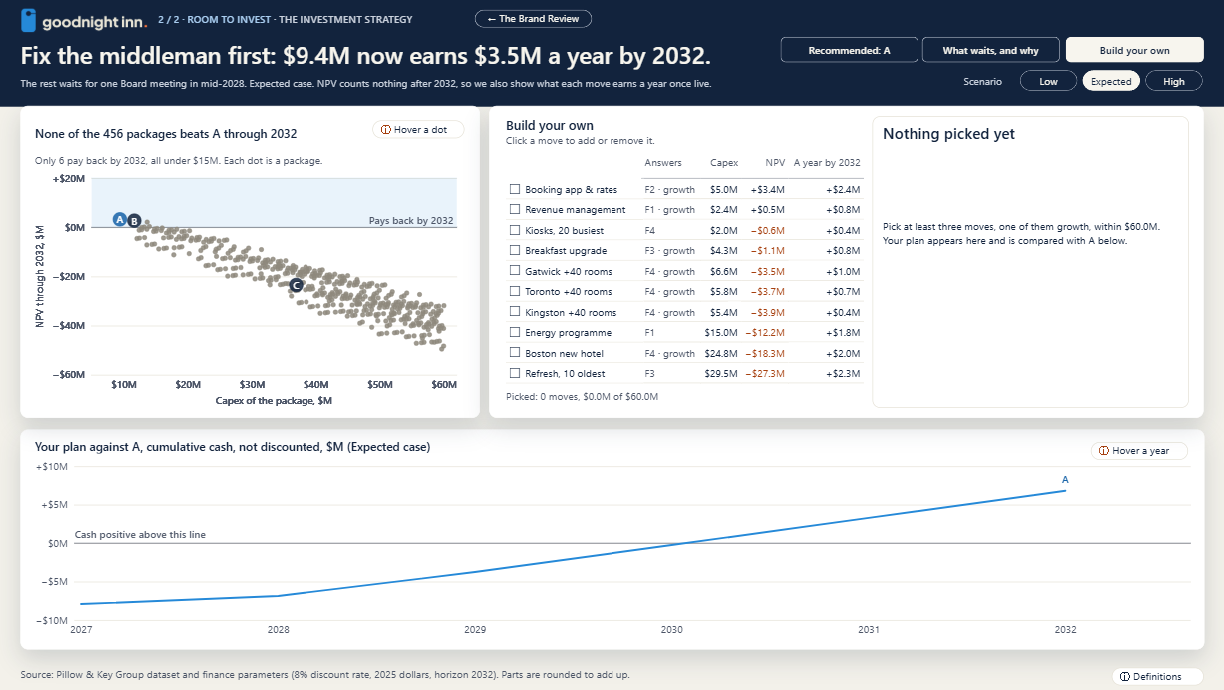
#> input picture project/deliverables/fix-publish7-visual-fixes/1366/build-00-nothing-picked.png, 1224 x 690 px
$ python plan_measure.py ../../../deliverables/fix-publish7-visual-fixes/1366/build-00-nothing-picked.png
#> lines starting #> are read from the running program, lines starting #| are printed output that depends on the picture; after the words box and inside, x2 and y2 are one past the last pixel; in counts of white or black regions, pixels touching at a corner belong together
"""The plan chart of Recommended in a stitched strip render, in page px (review round 2, step C of doc 25).

  python plan_measure.py <rec_<case>.png>      the stitched render of step9/round.py shoot, at its own resolution

Prints where the six year labels stand, where the gate line and the emphasised line run, how far the gridlines reach,
and the ink box of each end label card. Read against opzet_report.py: PLAN_END_X (the last year), PLAN_CUM_W (171 px a
year), PLAN_END_GAP (label clear of the gridlines' ends). A strip render snaps a chart by up to 2 px (step 9), so y
readings settle nothing finer than that; the typed ticks and the label heights hang on the published capture
(PLAN_TICK_ZERO_Y).
"""
import sys

import numpy as np
from PIL import Image

im = Image.open(sys.argv[1]).convert("RGB")
#> im is the input picture: PIL image 1224x690 RGB; mean R, G, B 213.7, 216.5, 220.1
s = im.width / 1920
a = np.asarray(im).astype(int)


def near(hexv, tol):
#> called with hexv = '#4B5466', tol = 120
    r, g, b = (int(hexv[i:i + 2], 16) for i in (1, 3, 5))
    return (abs(a[..., 0] - r) + abs(a[..., 1] - g) + abs(a[..., 2] - b)) < tol
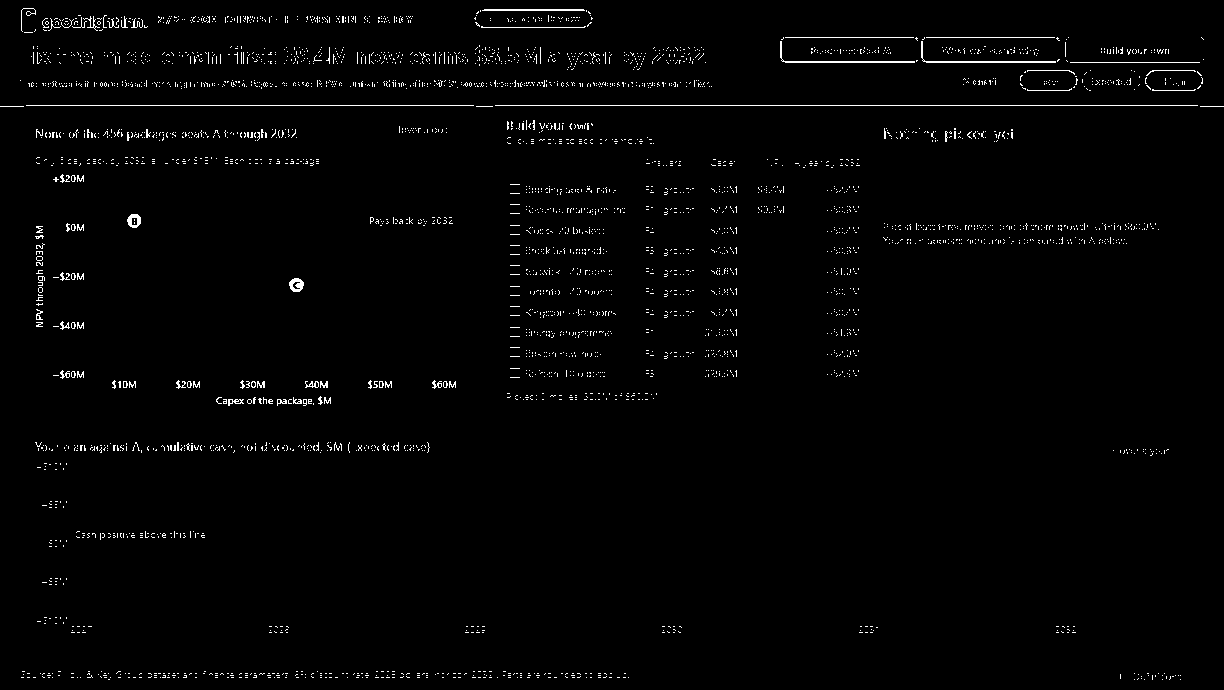
#> returned value: shape (690, 1224) bool; 1.6% white in thin lines or dots


def span(mask, x0, x1, y0, y1):
    sub = mask[round(y0 * s):round(y1 * s), round(x0 * s):round(x1 * s)]
    ys, xs = np.where(sub.any(axis=1))[0], np.where(sub.any(axis=0))[0]
    if not len(ys):
        return None
    return tuple(round(float(v), 1) for v in (x0 + xs.min() / s, x0 + (xs.max() + 1) / s, y0 + ys.min() / s, y0 + (ys.max() + 1) / s))


dusk, night, blue, hair, deep = near("#4B5466", 120), near("#12233D", 60), near("#2589D8", 50), near("#E3DFD3", 20), near("#1763A8", 80)
#> call 4 of near, with hexv = '#E3DFD3', tol = 20
#> in near (call 4), `r, g, b = (int(hexv[i:i + 2], 16) for i in (1, 3, 5))`: r = 227; g = 223; b = 211
#> in near (call 4), `return (abs(a[..., 0] - r) + abs(a[..., 1] - g) + abs(a[..., 2] - b)) ..`:
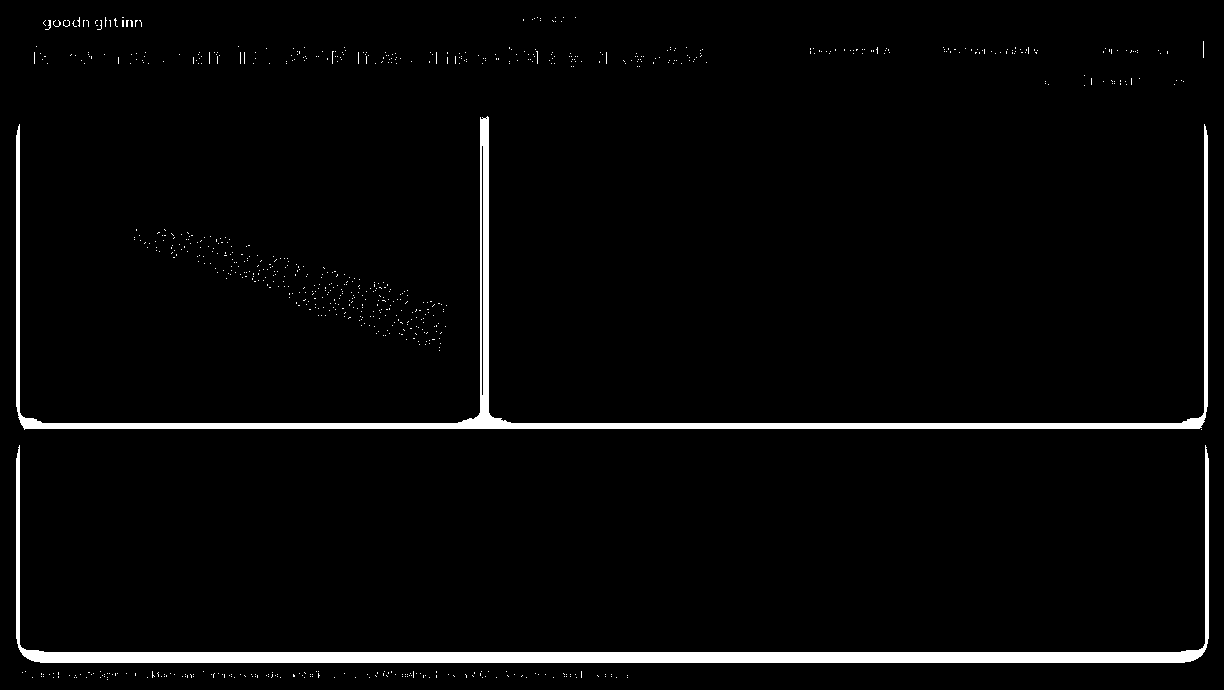
#> returned value: shape (690, 1224) bool; 3.3% white; 820 white regions (816 under 20 px), largest, box (x1, y1, x2, y2) and area: (16, 445, 1209, 663) 14547, (16, 116, 1208, 430) 12251, (45, 20, 51, 30) 22, (53, 20, 61, 27) 20
#> in near (call 5), `r, g, b = (int(hexv[i:i + 2], 16) for i in (1, 3, 5))`: r = 23; g = 99; b = 168
#> in near (call 5), `return (abs(a[..., 0] - r) + abs(a[..., 1] - g) + abs(a[..., 2] - b)) ..`:
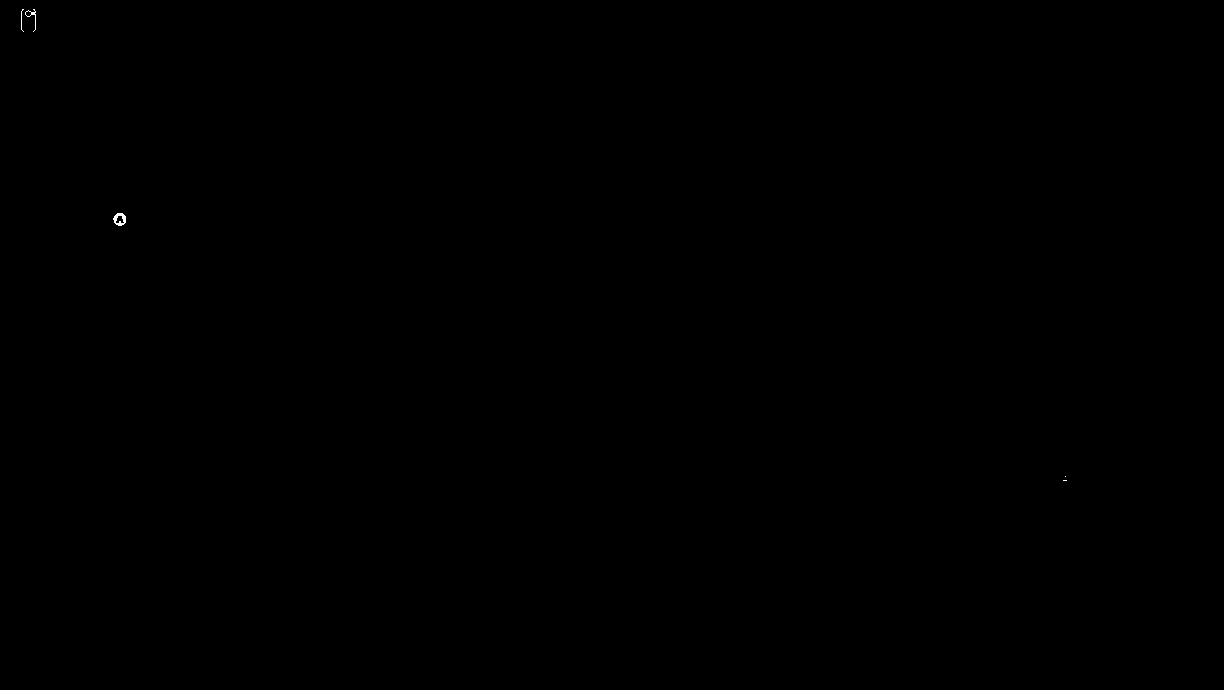
#> returned value: shape (690, 1224) bool; 0.02% white in thin lines or dots, all inside (x1, y1, x2, y2) = (21, 9, 1067, 481)
for yr, cx in zip(range(2027, 2033), [864 + i * 171 for i in range(6)]):
    sp = span(dusk, cx - 30, cx + 30, 953, 972)
    print(yr, "tick label", sp, "centre", None if not sp else round((sp[0] + sp[1]) / 2, 1))
#> this loop made 6 passes
#| 2027 tick label None centre None
#| 2028 tick label None centre None
#| 2029 tick label None centre None
#| 2030 tick label None centre None
#| 2031 tick label None centre None
#> (further printed lines are left out)
print("gate line                  ", span(night, 1100, 1126, 880, 900))
#| gate line                   None
print("emphasised line (x0 x1 y0 y1)", span(blue, 850, 1724, 836, 952))
#> in span (call 8), `sub = mask[round(y0 * s):round(y1 * s), round(x0 * s):round(x1 * s)]`:
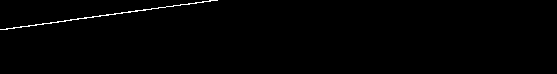
#> sub: shape (74, 557) bool; 0.67% white in thin lines or dots, all inside (x1, y1, x2, y2) = (0, 0, 218, 30)
#> in span (call 8), `ys, xs = np.where(sub.any(axis=1))[0], np.where(sub.any(axis=0))[0]`: ys = 30 values from 0 to 29; xs = 218 values from 0 to 217
#| emphasised line (x0 x1 y0 y1) (850.0, 1192.0, 836.0, 883.1)
print("gridline at +$10M          ", span(hair, 850, 1760, 876, 882))
#| gridline at +$10M           None
print("zero line                  ", span(near("#4B5466", 40), 850, 1760, 911, 917))
#> in near (call 6), `return (abs(a[..., 0] - r) + abs(a[..., 1] - g) + abs(a[..., 2] - b)) ..`:
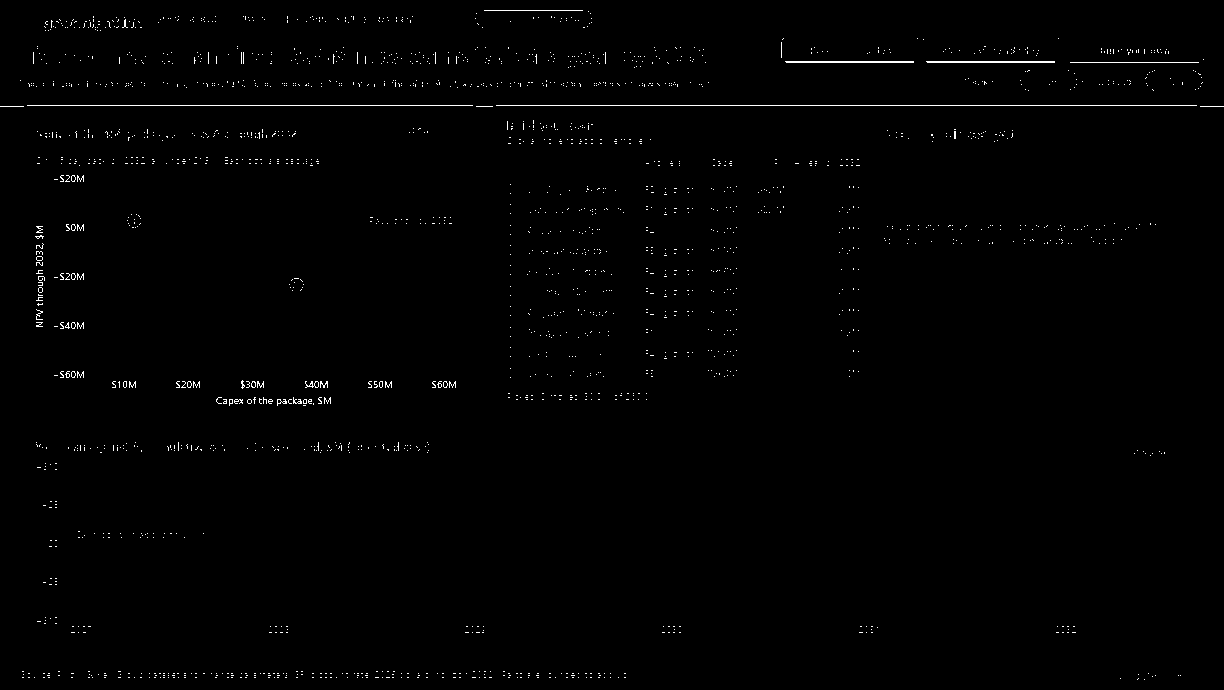
#> returned value: shape (690, 1224) bool; 0.77% white in thin lines or dots
for name, (y0, y1) in {"High": (836, 864), "Expected": (878, 908), "Low": (917, 946)}.items():
    print(f"end label {name:9}", span(dusk | deep, 1726, 1880, y0, y1))
#> this loop made 3 passes
#| end label High      None
#| end label Expected  None
#| end label Low       None

$ run again, on project/deliverables/fix-publish7-visual-fixes/1366/build-08-moves.png
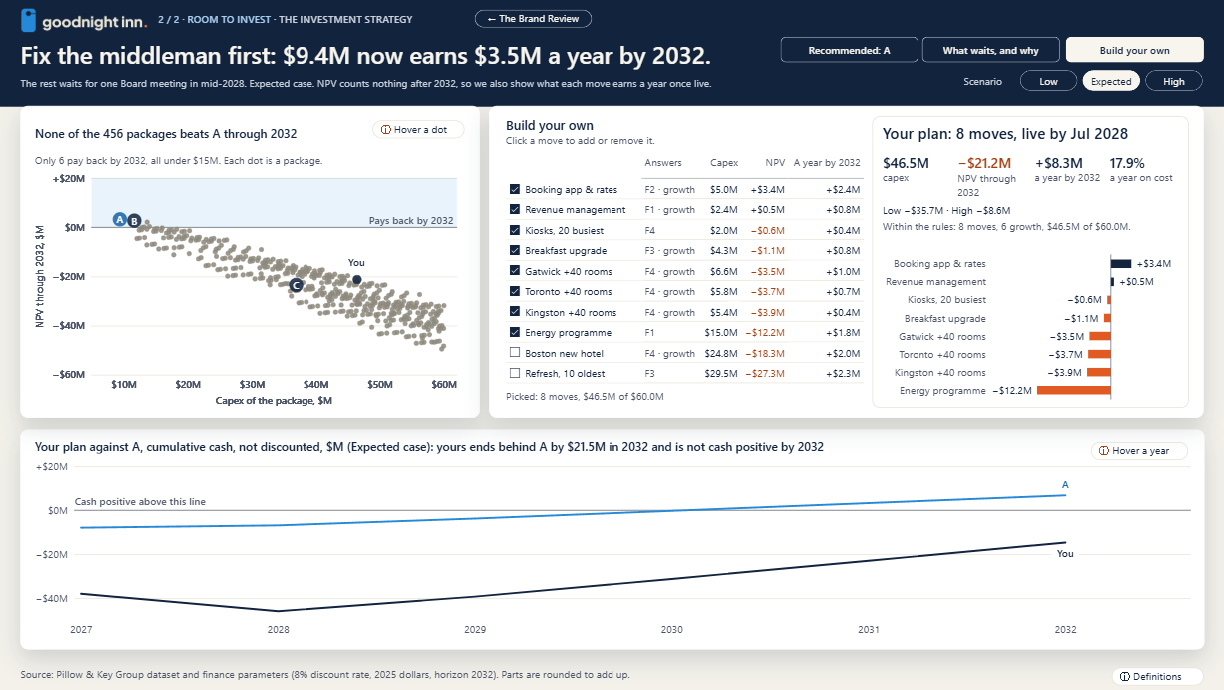
#> input picture project/deliverables/fix-publish7-visual-fixes/1366/build-08-moves.png, 1224 x 690 px
#> im is the input picture: PIL image 1224x690 RGB; mean R, G, B 211.9, 214.6, 218.3
#> in near, `return (abs(a[..., 0] - r) + abs(a[..., 1] - g) + abs(a[..., 2] - b)) ..`:
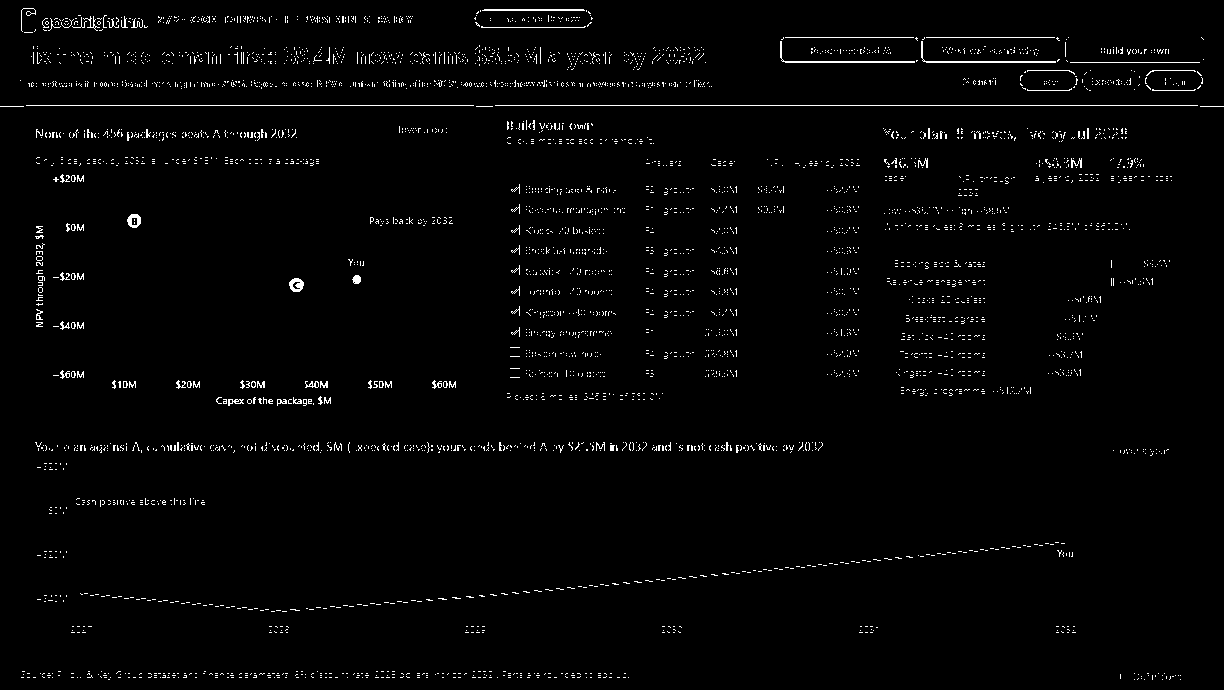
#> returned value: shape (690, 1224) bool; 2% white in thin lines or dots
#> the loop `for yr, cx in zip(range(2027, 2033), [864 + i * 171 for i in range(6)]):` made 6 passes
#| 2027 tick label None centre None
#| 2028 tick label None centre None
#| 2029 tick label None centre None
#| 2030 tick label None centre None
#| 2031 tick label None centre None
#> (further printed lines are left out)
#| gate line                   None
#> sub: shape (74, 557) bool; every value is 0
#| emphasised line (x0 x1 y0 y1) None
#| gridline at +$10M           None
#> in near (call 6), `return (abs(a[..., 0] - r) + abs(a[..., 1] - g) + abs(a[..., 2] - b)) ..`:
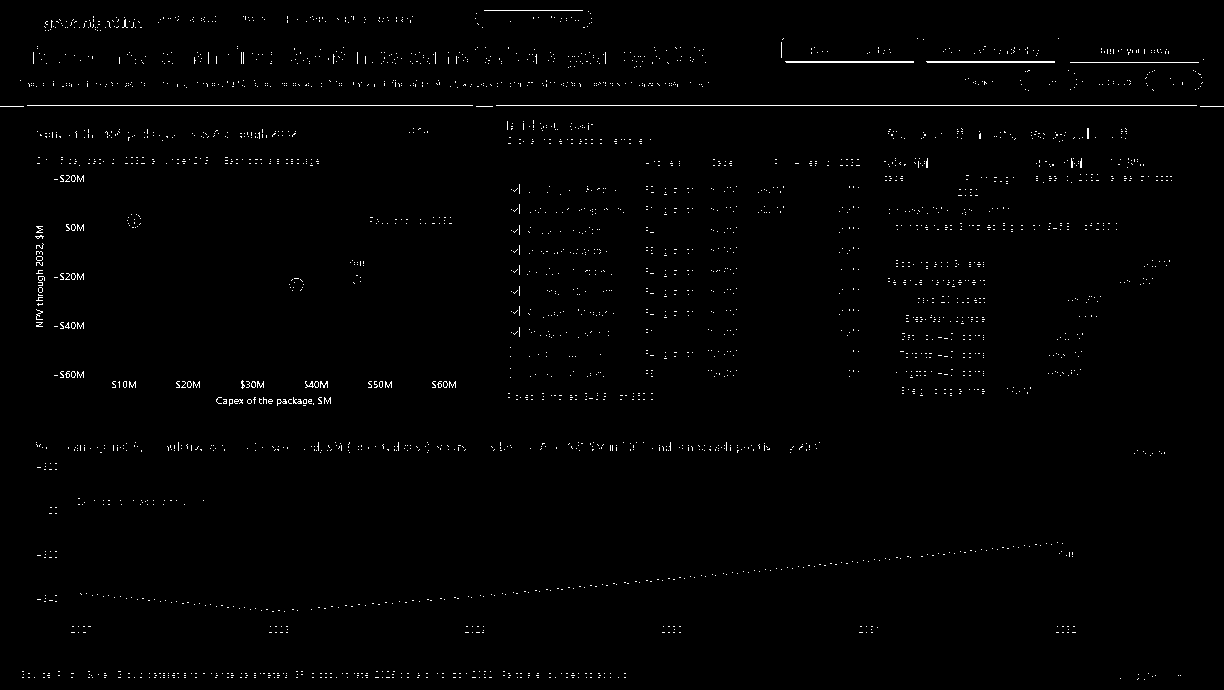
#> returned value: shape (690, 1224) bool; 0.94% white in thin lines or dots
#> the loop `for name, (y0, y1) in {"High": (836, 864), "Expected": (878, 908), "Lo..` made 3 passes
#> (name, y0, y1) on passes 1 to 3: ('High', 836, 864), ('Expected', 878, 908), ('Low', 917, 946)
#> (printed output is left out)
